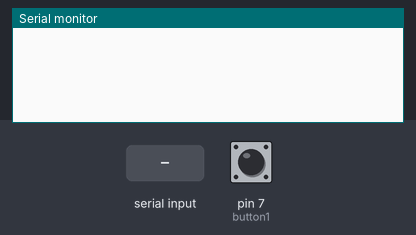
Bench run of a sketch on a simulated Arduino Uno, built with avr-gcc and run on an emulated ATmega328P. On the bench: the last lines printed to the serial monitor. The inputs (shaded band) are chosen by the test bench; at power-on: pin 7 (button1) HIGH. The modem accepts every AT command (registered, SIM ready, sends succeed) and sends nothing else.

Above: at 2.2 s.
2.3 s: pin 7 (button1) pulled LOW for 0.15 s
At 3.7 s:
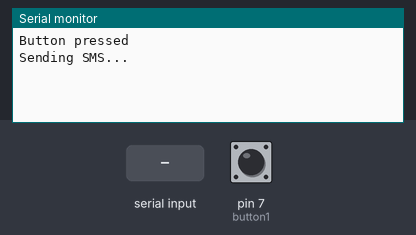
4.0 s: "1" received over the second serial link
At 5.8 s:
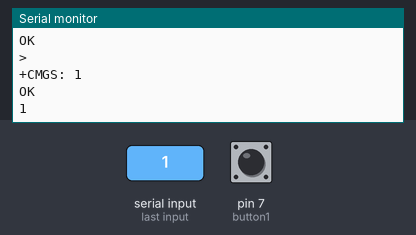
6.1 s: "0" received over the second serial link
At 7.6 s:
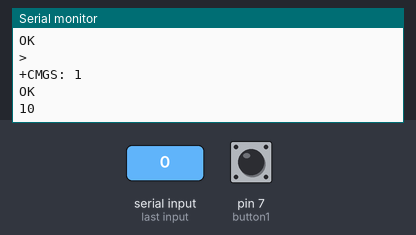

The sketch:

12.Sending_Message_using_GSM_Module.ino
```cpp
#include <SoftwareSerial.h>

SoftwareSerial sim800l(2, 3); // RX,TX for Arduino and for the module it's TXD RXD, they should be inverted

#define button1 7 //Button pin, on the other pin it's wired with GND

bool button_State; //Button state


void setup()
{

  pinMode(button1, INPUT_PULLUP); //The button is always on HIGH level, when pressed it goes LOW
  sim800l.begin(9600);   //Module baude rate, this is on max, it depends on the version
  Serial.begin(9600);
  delay(1000);
}

void loop()
{


  button_State = digitalRead(button1);   //We are constantly reading the button State

  if (button_State == LOW) {            //And if it's pressed
    Serial.println("Button pressed");   //Shows this message on the serial monitor
    delay(200);                         //Small delay to avoid detecting the button press many times

    SendSMS();                          //And this function is called

 }

  if (sim800l.available()){            //Displays on the serial monitor if there's a communication from the module
    Serial.write(sim800l.read());
  }
}

void SendSMS()
{
  Serial.println("Sending SMS...");               //Show this message on serial monitor
  sim800l.print("AT+CMGF=1\r");                   //Set the module to SMS mode
  delay(100);
  sim800l.print("AT+CMGS=\"+*********\"\r");  //Your phone number don't forget to include your country code, example +212123456789"
  delay(500);
  sim800l.print("SIM800l is working");       //This is the text to send to the phone number, don't make it too long or you have to modify the SoftwareSerial buffer
  delay(500);
  sim800l.print((char)26);// (required according to the datasheet)
  delay(500);
  sim800l.println();
  Serial.println("Text Sent.");
  delay(500);

}
```

Measured:
- after the input at 2.3 s, the serial monitor: prints a new line at once (image 1)
- after the input at 4.0 s, the serial monitor: prints a new line after 0.68 s (image 2)
- after the input at 6.1 s, the serial monitor: prints a new line at once (image 3)
